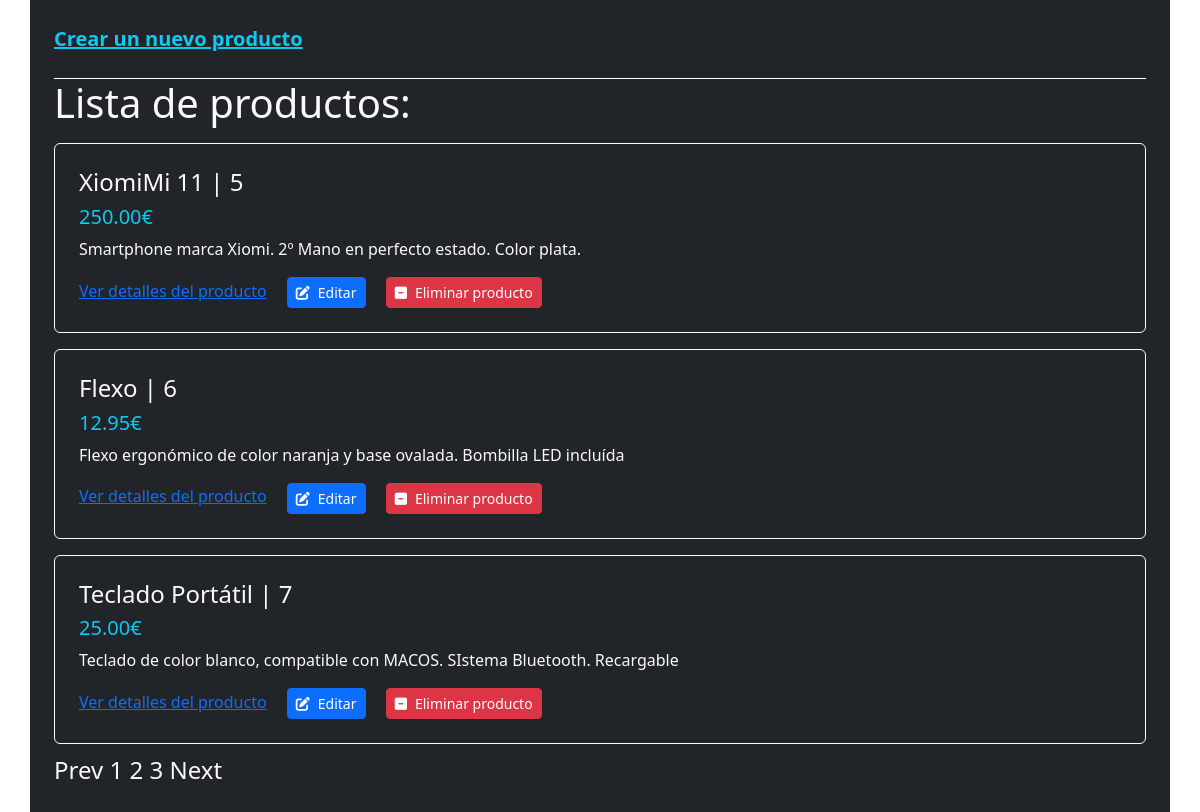
The app's page /gestion?page=2 with its own data.
### gestion/models.py (models this page shows, shortened)
class Product(models.Model):
    name = models.CharField(max_length=255)
    description = models.TextField()
    price = models.DecimalField(decimal_places=2, max_digits=10)
    category = models.ForeignKey(Category, on_delete=models.CASCADE)

### gestion/views.py (the view)
# urls.py: path("", views.index, name="index"),
def index(req=None):
    products = Product.objects.all()
    products_page = Paginator(products, 3) # Muestra dos productos de la lista
    page_number = req.GET.get('page')
    try:
        products_list = products_page.page(page_number)
    except EmptyPage:
        products_list = products_page.page('1')
        print("Página vacia. Te mandamos a la página 1...")
    except PageNotAnInteger:
        products_list = products_page.page('1')
        print("No has introducido ningún número válido para el paginador. Te mandamos a la página 1...")
    except InvalidPage:
        products_list = products_page.page('1')
        print("Página no válida. Te mandamos a la página 1...")
    except Exception as e:
        print(type(e).__name__, e)
        print("Error genérico")
    return render(req, "index.html", {
        'products': products_list,
        }) # Este es el nombre con el que nos referiremos a los productos en el HTML para hacer for, if... etc

### gestion/templates/index.html (shortened to what this page needs)
{% extends "base_generic.html" %}
{% block my_index %}
<main>
  <div class="my_product_list container bg-dark text-light p-4">
    <div class="mb-4">
      <a href="{% url 'gestion:create_product' %}" class="fs-5 fw-bold text-info">Crear un nuevo producto</a>
    </div>
    <h1 class="border-top border-white">Lista de productos:</h1>
    <ul class="list-group list-unstyled">
      {%for product in products%}
      <li class="list-item p-4 my-2 border border-light rounded">
        <h4 class="fw-light">{{product.name}} | {{product.id}}</h4>
        <h5 class="fw-lighter text-info">{{product.price}}€</h5>
        <p>{{product.description}}</p>
        <a href="{% url 'gestion:show_details' product.id %}" class="my-2">Ver detalles del producto</a>
        <a href="{% url 'gestion:update_product' product.id %}" class="btn btn-sm btn-primary ms-3"><i class="fa-sharp fa-solid fa-pen-to-square me-2"></i>Editar</a>
        <a href="{% url 'gestion:delete' product.id %}" class="btn btn-sm btn-danger ms-3"><i class="fa-sharp fa-solid fa-square-minus me-2"></i>Eliminar producto</a>
      </li>
      {% endfor %}
    </ul>
    <nav class="fs-4">
      {% if products.has_previous %}
      <a
        href="?page={{products.previous_page_number}}"
        class="text-light link-underline link-underline-opacity-0"
        >Prev</a
      >
      {% endif %} {% for i in products.paginator.page_range %}
      <a
        href="?page={{i}}"
        class="text-light link-underline link-underline-opacity-0"
        >{{i}}</a
      >
      {% endfor %} {% if products.has_next %}
      <a
        href="?page={{products.next_page_number}}"
        class="text-light link-underline link-underline-opacity-0"
        >Next</a
      >
      {% endif %}
    </nav>
  </div>
</main>
{% endblock %}

### records on screen
Product: name "XiomiMi 11", id "5", price "250.00", description "Smartphone marca Xiomi. 2º Mano en perfecto estado. Color plata."
Product: name "Flexo", id "6", price "12.95", description "Flexo ergonómico de color naranja y base ovalada. Bombilla LED incluída"
Product: name "Teclado Portátil", id "7", price "25.00", description "Teclado de color blanco, compatible con MACOS. SIstema Bluetooth. Recargable"

### other values on screen
{{ i }} "1" "2" "3"
